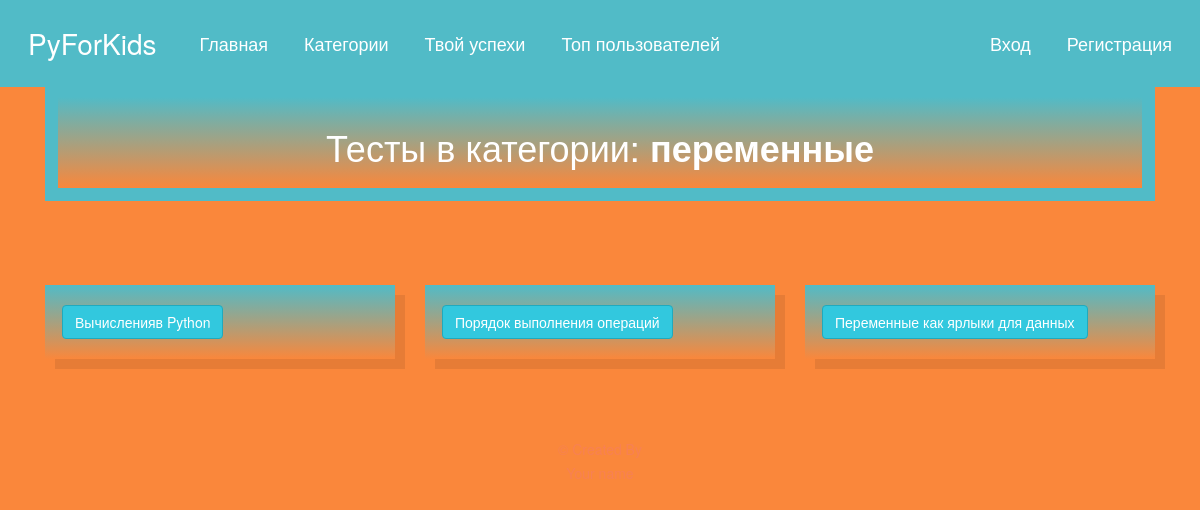
/category/переменные/, run on the app's committed database.
### quiz/models.py (models this page shows, shortened)
@python_2_unicode_compatible
class Category(models.Model):
    category = models.CharField(
        verbose_name=_("Category"),
        max_length=250, blank=True,
        unique=True, null=True)
    objects = CategoryManager()
    class Meta:
        verbose_name = _("Category")
        verbose_name_plural = _("Categories")

@python_2_unicode_compatible
class Quiz(models.Model):
    title = models.CharField(
        verbose_name=_("Title"),
        max_length=60, blank=False)
    description = models.TextField(
        verbose_name=_("Description"),
        blank=True, help_text=_("Описание вопроса"))
    description_dop = models.TextField(
        verbose_name=_("Description_dop"),
        blank=True, help_text=_("заголовок перед Тестом"))
    description_formul = models.TextField(
        verbose_name=_("Description_formul"),
        blank=True, help_text=_("Формула перед тестом"))
    description_formul_1 = models.TextField(
        verbose_name=_("Description_formul"),
        blank=True, help_text=_("Формула перед тестом 2"))
    description_formul_2 = models.TextField(
        verbose_name=_("Description_formul"),
        blank=True, help_text=_("Формула перед тестом 3"))
    description_formul_3 = models.TextField(
        verbose_name=_("Description_formul"),
        blank=True, help_text=_("Формула перед тестом 4"))
    description_dop_1 = models.TextField(
        verbose_name=_("Description_dop"),
        blank=True, help_text=_("заголовок перед Тестом 2"))
    description_dop_2 = models.TextField(
        verbose_name=_("Description_dop"),
        blank=True, help_text=_("заголовок перед Тестом 3"))
    description_full = models.TextField(
        verbose_name=_("Description_Full"),
        blank=True, help_text=_("Обьяснение перед Тестом 1"))
    description_full_2 = models.TextField(
        verbose_name=_("Description_Full"),
        blank=True, help_text=_("Обьяснение перед Тестом 2"))
    description_full_3 = models.TextField(
        verbose_name=_("Description_Full"),
        blank=True, help_text=_("Обьяснение перед Тестом 3"))
    url = models.SlugField(
        max_length=60, blank=False,
        help_text=_("юзер френдли вид url"),
        verbose_name=_("user friendly url"))
    category = models.ForeignKey(
        Category, null=True, blank=True,
        verbose_name=_("Category"), on_delete=models.CASCADE)
    random_order = models.BooleanField(
        blank=False, default=False,
        verbose_name=_("Random Order"),
        help_text=_("Показать вопросы в случайном порядке или как они установлены?"))
    max_questions = models.PositiveIntegerField(
        blank=True, null=True, verbose_name=_("Max Questions"),
        help_text=_("Количество вопросов, на которые нужно ответить при каждой попытке."))
    answers_at_end = models.BooleanField(
        blank=False, default=False,
        help_text=_("Правильный ответ НЕ показывается после вопроса"),
        verbose_name=_("Answers at end"))
    exam_paper = models.BooleanField(
        blank=False, default=False,
        help_text=_("Если да, то результат каждой попытки пользователя будет сохрянятся. Необходимо для маркировки."),
        verbose_name=_("Exam Paper"))
    single_attempt = models.BooleanField(
        blank=False, default=False,
        help_text=_("Если да, то только одна попытка пользователю будет разрешена "),
        verbose_name=_("Single Attempt"))
    pass_mark = models.SmallIntegerField(
        blank=True, default=0,
        verbose_name=_("Pass Mark"),
        help_text=_("Процент, необходимый для сдачи экзамена."),
        validators=[MaxValueValidator(100)])
    success_text = models.TextField(
        blank=True, help_text=_("Отображается, если пользователь проходит тест"),
        verbose_name=_("Success Text"))
    fail_text = models.TextField(
        verbose_name=_("Fail Text"),
        blank=True, help_text=_("Отображается в случае ошибки пользователя."))
    draft = models.BooleanField(
        blank=True, default=False,
        verbose_name=_("Draft"),
        help_text=_("Если да, тест не отображается "
                     "в списке тестов"))
    class Meta:
        verbose_name = _("Quiz")
        verbose_name_plural = _("Quizzes")

### quiz/views.py (the view)
class ViewQuizListByCategory(ListView):
    model = Quiz
    template_name = 'view_quiz_category.html'
    def dispatch(self, request, *args, **kwargs):
        self.category = get_object_or_404(
            Category,
            category=self.kwargs['category_name']
        )
        return super(ViewQuizListByCategory, self).\
            dispatch(request, *args, **kwargs)
    def get_context_data(self, **kwargs):
        context = super(ViewQuizListByCategory, self)\
            .get_context_data(**kwargs)
        context['category'] = self.category
        return context
    def get_queryset(self):
        queryset = super(ViewQuizListByCategory, self).get_queryset()
        return queryset.filter(category=self.category, draft=False)

### quiz/templates/view_quiz_category.html (shortened to what this page needs)
{% extends 'base.html' %}
{% load i18n %}
{% block content %}
<div class="container">
    <div class="row">
        <div class="col-md-12">
            <div class="col-sm-16 mid-text skel">
               <h1> Тесты в категории: <strong>{{ category.category }} </strong>  </h1>
		    </div>
        </div>
    </div>
</div>
<div class="ui-297">
    <div class="container">
        <div class="row">
        {% with object_list as quizzes %}
        {% if quizzes %}
          {% for quiz in quizzes %}
            <div class="col-md-4">
                <div class="bg-orange white box-shadow">
                    <h4 class="white">
                    <a href="{% url 'quiz_question' quiz_name=quiz.url %}" class="btn btn-lblue">
				{{ quiz.title }}
			  </a></h4>
                </div>
                <br />
            </div>
             {% endfor %}
         {% else %}
                <p> Нет тестов</p>
            {% endif %}
          {% endwith %}
        </div>
    </div>
</div>
{% endblock %}

### quiz/static/css/main_quizz.css (style rules this page uses)
body { color: black; font-size: 13px; line-height: 23px; background: #fa873b !important; font-family: 'Open Sans', sans-serif; -webkit-font-smoothing: antialiased; }
.container { margin-top: 7%; !important; }
html, body { height: 100%; }
.mid-text { font-size: 18px !important; text-align:center; color: white; }
.skel { border: 13px solid #51bbc7; padding: 10px; background: linear-gradient(0deg, #fa873b, #51bbc7) !important; }

### quiz/static/css/style-12.css (style rules this page uses)
body { color: #666666; font-size: 13px; line-height: 23px; background: #fff; font-family: 'Open Sans', sans-serif; -webkit-font-smoothing: antialiased; }
h1, h2, h3, h4 { color: #666; font-family: 'Open Sans', sans-serif; font-weight: 600; margin: 2px 0px; padding: 0px; }
h1 { font-size: 30px; line-height: 45px; }
h4 { font-size: 18px; line-height: 33px; }
a { text-decoration: none; color: #777; }
.bg-orange { background-color: #f78153 !important; }
.btn.btn-lblue { color: #ffffff; background: #32c8de; border: 1px solid #1faabe; }
body { background:#f4f8fd; }

### quiz/static/css/style-297.css (style rules this page uses)
body { color: #666666; font-size: 13px; line-height: 23px; background: #fff; font-family: 'Open Sans', sans-serif; -webkit-font-smoothing: antialiased; }
h1, h2, h3, h4, h5, h6 { color: #666; font-family: 'Open Sans', sans-serif; font-weight: 600; margin: 2px 0px; padding: 0px; }
h1 { font-size: 30px; line-height: 45px; }
h4 { font-size: 18px; line-height: 33px; }
a { text-decoration: none; color: #777; }
.white { color: #ffffff !important; }
.bg-orange { background: linear-gradient(0deg, #fa873b, #51bbc7) !important; }
.btn { border-radius: 2px; position: relative; }
.btn.btn-lblue { color: #ffffff; background: #32c8de; border: 1px solid #1faabe; }
.ui-297 { margin:50px 0px; }
.box-shadow { padding:10px 17px; box-shadow:10px 10px 0px 0px rgba(0,0,0,0.08); }

### quiz/static/css/style-56.css (style rules this page uses)
body { color: #666666; font-size: 13px; line-height: 23px; background: #fff; font-family: 'Open Sans', sans-serif; -webkit-font-smoothing: antialiased; }
h1, h2, h3, h4, h5, h6 { color: #666; font-family: 'Open Sans', sans-serif; font-weight: 600; margin: 2px 0px; padding: 0px; }
h1 { font-size: 30px; line-height: 45px; }
h4 { font-size: 18px; line-height: 33px; }
a { text-decoration: none; color: #777; }
.white { color: #ffffff !important; }
.bg-orange { background-color: #f78153 !important; }
.btn { border-radius: 2px; position: relative; }
.btn.btn-lblue { color: #ffffff; background: #32c8de; border: 1px solid #1faabe; }

### data on the page
Category: category "переменные"
Quiz: title "Вычисленияв Python"
Quiz: title "Порядок выполнения операций"
Quiz: title "Переменные как ярлыки для данных"
